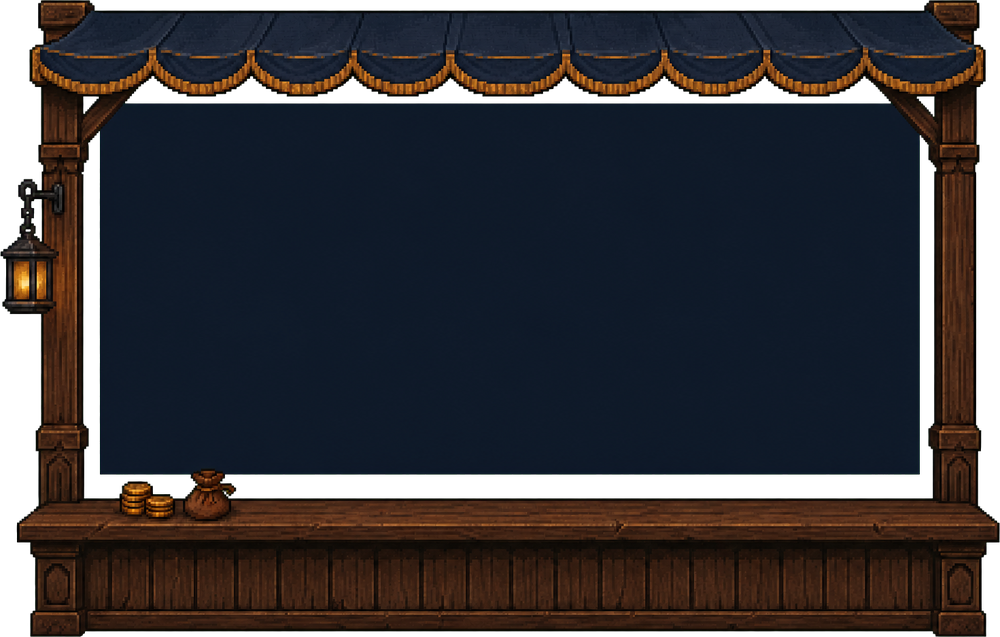
#> input picture frontend/src/art/run-shop-wrap/codex-band.png, 1000 x 637 px, shrunk from 1471 x 937 before the run
$ python trim-alpha.py ../src/art/run-shop-wrap/codex-band.png ../src/art/run-shop-wrap/codex-seat.png
#> lines starting #> are read from the running program, lines starting #| are printed output that depends on the picture; after the words box and inside, x2 and y2 are one past the last pixel; in counts of white or black regions, pixels touching at a corner belong together
"""Trim a keyed PNG to its object's alpha bounds.

A chroma-keyed generation carries however much flat background the model chose to
leave around the subject. For a mat that is mounted behind a card row, that padding
is not neutral: it silently changes the object's size relative to the cards. Cropping
to the alpha bounding box makes the uploaded bytes mean exactly "the object", so a
mount can size from the raster.

A low alpha cutoff keeps genuinely soft torn/frayed edges -- the whole point of the
silhouette -- while ignoring stray key residue.

    python trim-alpha.py <in.png> <out.png> [--cutoff 8]
"""
import sys

from PIL import Image

DEFAULT_CUTOFF = 8


def main() -> int:
    src, dst = sys.argv[1], sys.argv[2]
    cutoff = DEFAULT_CUTOFF
    if "--cutoff" in sys.argv:
        cutoff = int(sys.argv[sys.argv.index("--cutoff") + 1])

    im = Image.open(src).convert("RGBA")
#> im is the input picture: PIL image 1000x637 RGBA; mean R, G, B, A 27.7, 25.8, 29.4, 220.4
    alpha = im.getchannel("A")
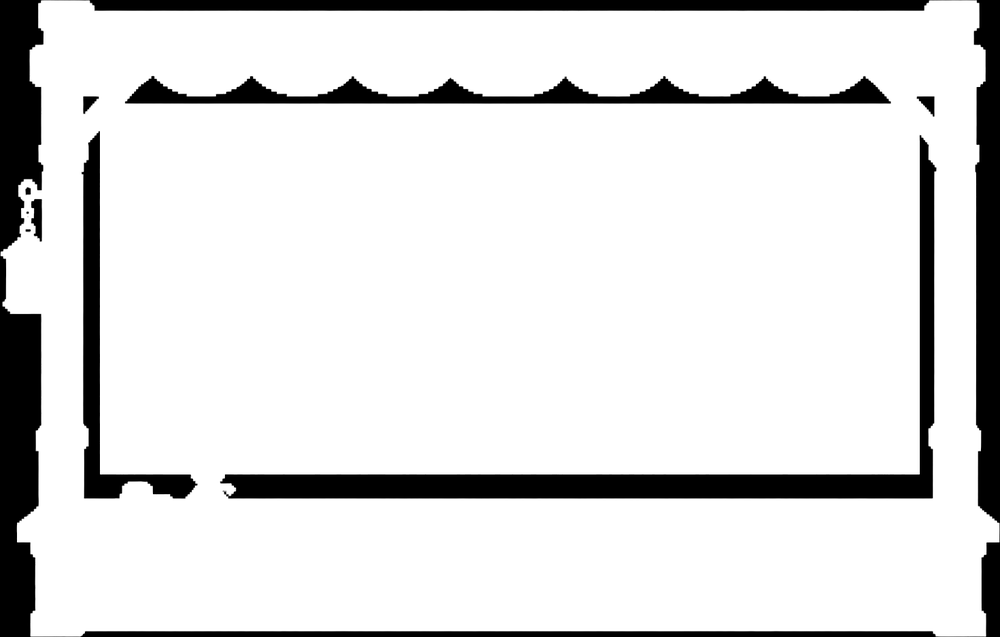
#> alpha: PIL image 1000x637 L; min 0, max 255, mean 220.4
    box = alpha.point(lambda value: 255 if value > cutoff else 0).getbbox()
#> box = (0, 0, 1000, 637)
    if box is None:
        print(f"no opaque pixels above alpha {cutoff}", file=sys.stderr)
        return 1
    out = im.crop(box)
    out.save(dst)
    print(f"{out.width}x{out.height} trimmed from {im.width}x{im.height}")
#| 1000x637 trimmed from 1000x637
    return 0


if __name__ == "__main__":
    raise SystemExit(main())
#> (the program exits here)

$ run again, on frontend/src/art/run-shop-wrap/pixellab-band.png
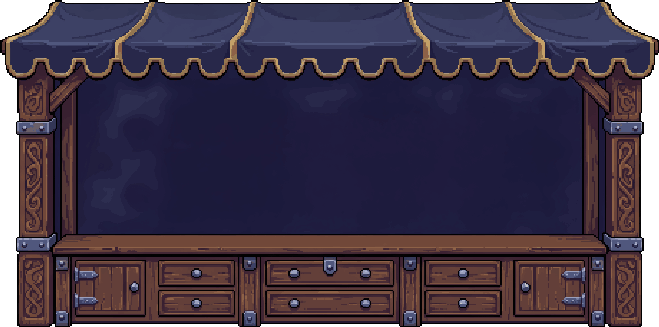
#> input picture frontend/src/art/run-shop-wrap/pixellab-band.png, 659 x 327 px
#> in main, im is the input picture: PIL image 659x327 RGBA; mean R, G, B, A 51.2, 40.7, 58.9, 237.6
#> in main, `alpha = im.getchannel("A")`:
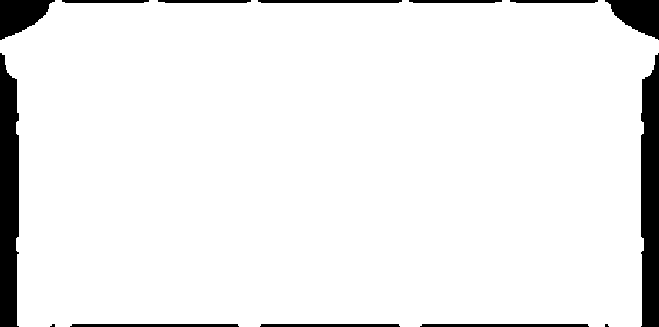
#> alpha: PIL image 659x327 L; 93.2% white; 14 black regions (2 under 20 px), largest, box (x1, y1, x2, y2) and area: (0, 53, 19, 327) 4589, (641, 53, 659, 327) 4431, (0, 0, 55, 40) 1396
#> box = (0, 0, 659, 327)
#| 659x327 trimmed from 659x327

$ run again, on frontend/src/art/run-shop-wrap/pixellab-slots-inside.png
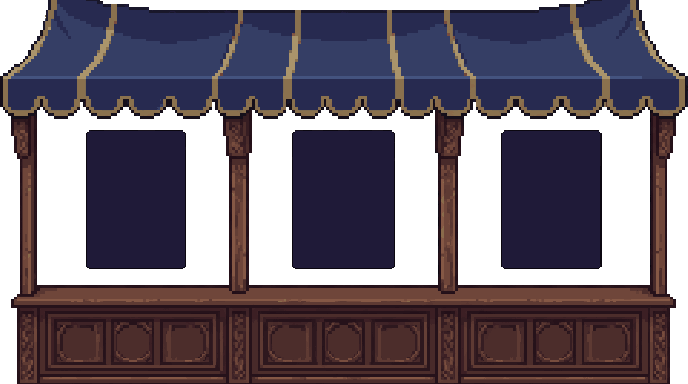
#> input picture frontend/src/art/run-shop-wrap/pixellab-slots-inside.png, 688 x 384 px
#> in main, im is the input picture: PIL image 688x384 RGBA; mean R, G, B, A 41.8, 32.4, 43.8, 183.5
#> in main, `alpha = im.getchannel("A")`:
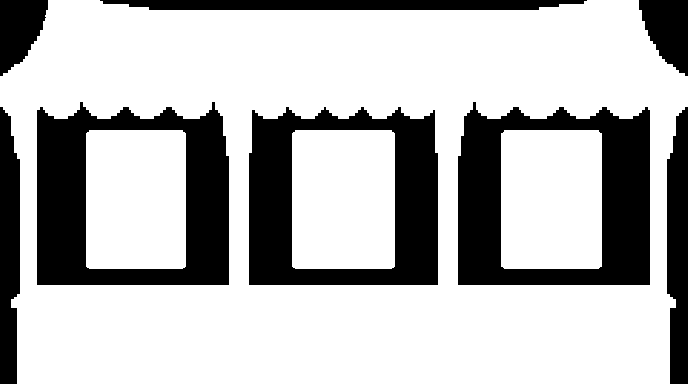
#> alpha: PIL image 688x384 L; 71.9% white; 8 black regions, largest, box (x1, y1, x2, y2) and area: (37, 102, 229, 285) 18699, (458, 102, 650, 285) 18534, (249, 107, 438, 285) 17541
#> box = (0, 0, 688, 384)
#| 688x384 trimmed from 688x384
